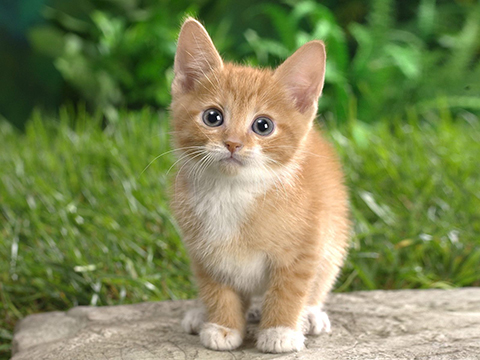
#> input picture image/cat.jpg, 480 x 360 px
$ jupyter execute 14.histogram.ipynb
#> lines starting #> are read from the running program, lines starting #| are printed output that depends on the picture
<h1>Table of Contents<span class="tocSkip"></span></h1>
<div class="toc"><ul class="toc-item"><li><span><a href="#Histogram" data-toc-modified-id="Histogram-1">Histogram</a></span></li></ul></div>

### Histogram

[cell 1]
import cv2
from matplotlib import pyplot as plt

img = cv2.imread('image/cat.jpg', cv2.IMREAD_GRAYSCALE)
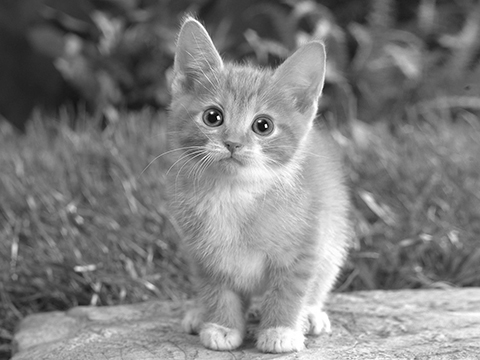
#> img: shape (360, 480); min 0, max 255, mean 127.2

print('img:', img.shape, img.dtype)
#| img: (360, 480) uint8
print('img.ravel():', img.ravel().shape, img.ravel().dtype)
#| img.ravel(): (172800,) uint8

plt.hist(img.ravel(), 256, [0,256])
plt.xlim([0,256])
plt.show()
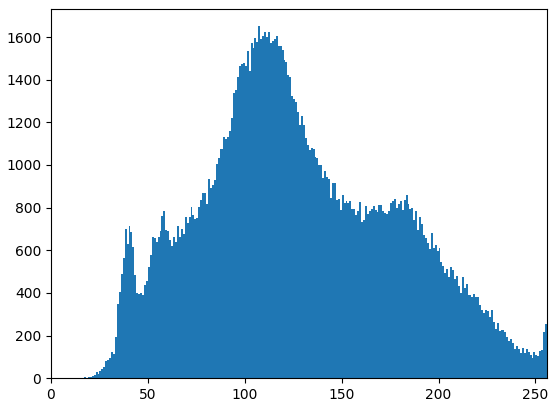
#> figure drawn by matplotlib, 1 panel; tallest bar 1651 high, from x = 107 to 108

hist = cv2.calcHist([img], [0], None, [256], [0,256])
#> hist = 256 values, max 1651 at index 107, min 0 at index 3, mean 675
print('hist:', hist.shape, hist.dtype)
#| hist: (256, 1) float32

plt.plot(hist)
plt.xlim([0,256])
plt.show()
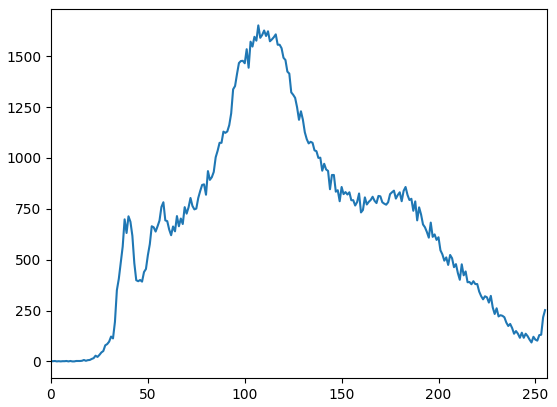
#> figure drawn by matplotlib, 1 panel; curve peaks at x = 107, y = 1651

[cell 2]
# show histogram for each channel
import cv2
from matplotlib import pyplot as plt

img = cv2.imread('image/cat.jpg', cv2.IMREAD_COLOR)
#> img is the input picture: shape (360, 480, 3); mean B, G, R 85.7, 136, 125.8

color = ['b', 'g', 'r']

for i, c in enumerate(color):
    hist = cv2.calcHist([img], [i], None, [256], [0,256])
    plt.plot(hist, color=c)

plt.xlim([0, 256])
plt.show()
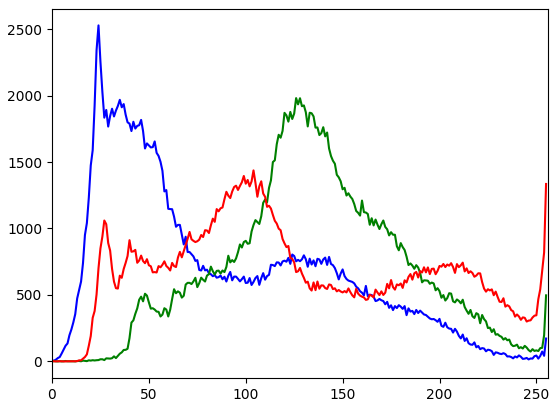
#> figure drawn by matplotlib, 1 panel; curve peaks at x = 24, y = 2528; curve peaks at x = 126, y = 1981; curve peaks at x = 104, y = 1437

[cell 3]
import cv2
from matplotlib import pyplot as plt

img = cv2.imread('image/cat.jpg', cv2.IMREAD_COLOR)

plt.figure(figsize=(10,10))

# 0번과 1번 채널(blue, green)을 이용한 2차원 히스토그램
plt.subplot(1,3,1)
hist = cv2.calcHist([img], [0,1], None, [4, 4], [0,256,0,256])
#> hist = [[10235, 53548, 18935, 3], [15, 10228, 34543, 632], [0, 13, 25438, 10520], [0, 0, 1, 8689]]
plt.title(('0 & 1'))
plt.imshow(hist)

# 1번과 2번 채널(green, red)을 이용한 2차원 히스토그램
plt.subplot(1,3,2)
hist = cv2.calcHist([img], [1,2], None, [64, 64], [0,256,0,256])
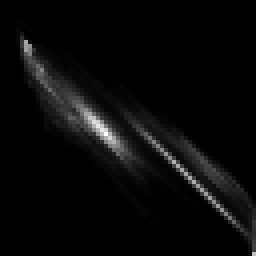
#> hist: shape (64, 64) float32 (shown 4 times larger); min 0, max 1120, mean 42.2; drawn with min black and max white
plt.title(('1 & 2'))
plt.imshow(hist)

# 2번과 0번 채널(red, blue)을 이용한 2차원 히스토그램
plt.subplot(1,3,3)
hist = cv2.calcHist([img], [2,0], None, [64, 64], [0,256,0,256])
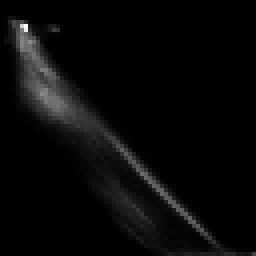
#> hist: shape (64, 64) float32 (shown 4 times larger); min 0, max 1190, mean 42.2; drawn with min black and max white
plt.title(('2 & 0'))
plt.imshow(hist)
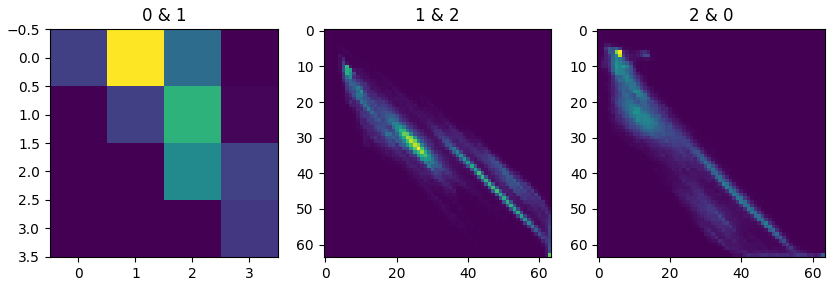
#> figure drawn by matplotlib, 3 panels

$ run again, with image/face.jpg copied over image/cat.jpg
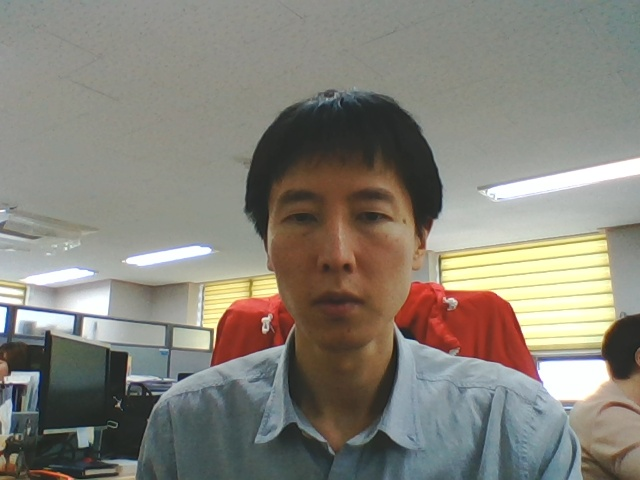
#> input picture image/face.jpg, 640 x 480 px
#| img: (480, 640) uint8
#| img.ravel(): (307200,) uint8
#> `hist = cv2.calcHist([img], [0], None, [256], [0,256])`: hist = 256 values, max 12185 at index 147, min 0 at index 0, mean 1200
#| hist: (256, 1) float32
#> img is the input picture: shape (480, 640, 3); mean B, G, R 121.5, 130.9, 134.1
#> `plt.show()`:
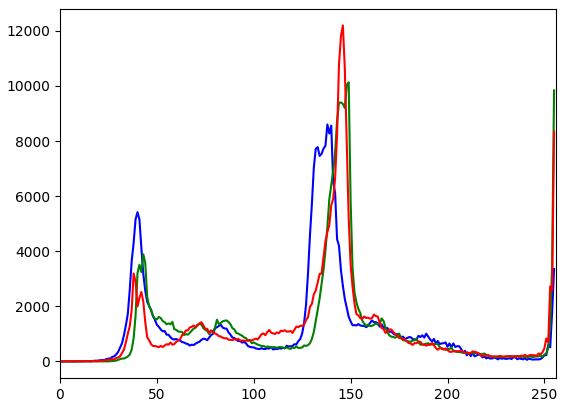
#> figure drawn by matplotlib, 1 panel; curve peaks at x = 138, y = 8601; curve peaks at x = 149, y = 10131; curve peaks at x = 146, y = 12197
#> `hist = cv2.calcHist([img], [0,1], None, [4, 4], [0,256,0,256])`: hist = [[48790, 16549, 56, 0], [590, 36945, 9730, 302], [0, 2454, 158557, 10562], [0, 0, 1557, 21108]]
#> `[cell 3] import cv2 from matplotlib import pyplot as plt  img = cv2.im..`:
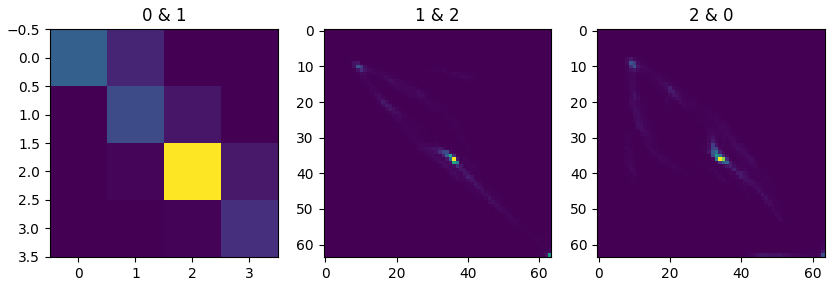
#> figure drawn by matplotlib, 3 panels
